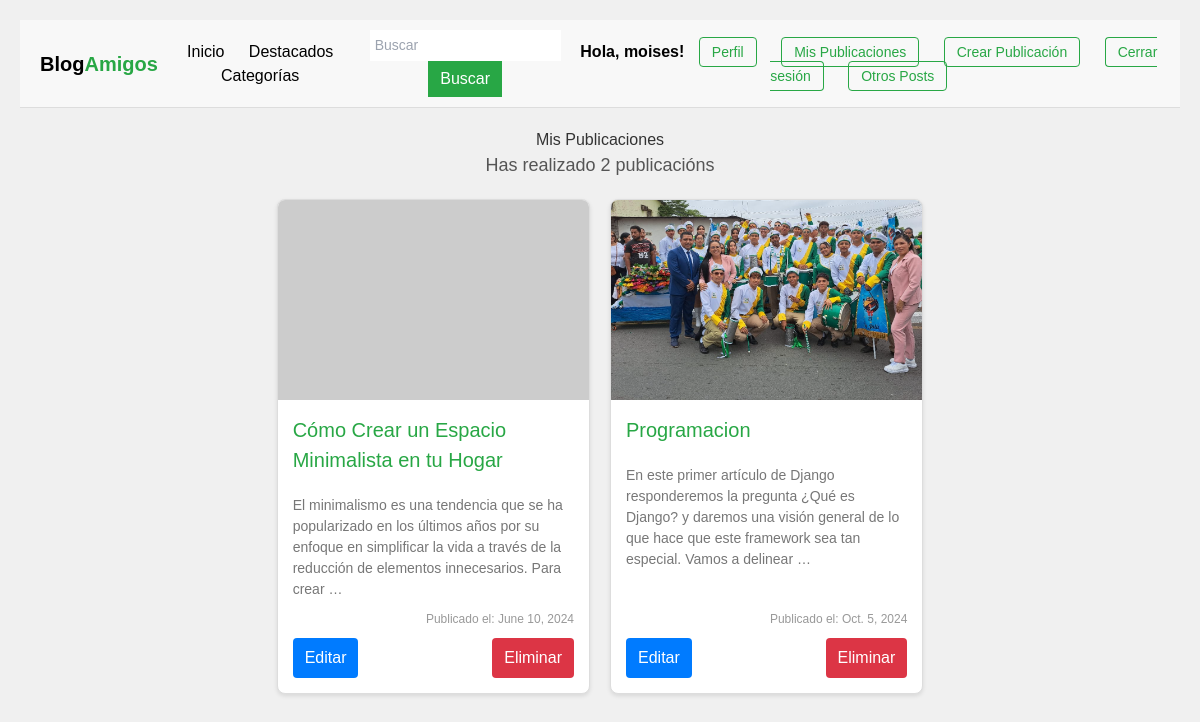
The app's page /users/posts/ (signed in) with its own data.
### user/models.py (models this page shows)
class User(AbstractUser):
    def __str__(self):
        return f'{self.last_name} {self.first_name}'

### blogs/models.py (models this page shows, shortened)
class Post(models.Model):
    title = models.CharField(max_length=200)
    slug = models.SlugField(unique=True)
    overview = models.TextField()
    date_created = models.DateTimeField(auto_now_add=True)
    content = models.TextField()
    author = models.ForeignKey(settings.AUTH_USER_MODEL, on_delete=models.PROTECT)
    categorias = models.ManyToManyField('Category', related_name='posts')
    featured = models.BooleanField(default=False)
    image = models.ImageField(blank=True, null=True)
    pub_date = models.DateTimeField(default=timezone.now)
    def get_absolute_url(self):
        return reverse("blogs:post", kwargs={"slug": self.slug})
    class Meta:
        ordering = ['-date_created']

### user/views.py (the view)
# urls.py: path('posts/', views.user_posts, name='user_posts'),
@login_required
def user_posts(request):
    posts = Post.objects.filter(author=request.user)  # Filtrar publicaciones del usuario
    return render(request, 'users/user_posts.html', {'posts': posts})

### blogs/context_processors.py (called while the page is built)
def categories_processor(request):
    categories = Category.objects.all()
    return {
        'categories': categories
    }

### user/templates/users/user_posts.html (shortened to what this page needs)
<!DOCTYPE html>
<html lang="es">
  <head>
  </head>
  <body>
    {% include "blogs/navbar.html" %}
    <h1>Mis Publicaciones</h1>
    <p class="post-count">
      Has realizado {{ posts|length }} publicación{{ posts|length|pluralize }}
    </p>
    <div class="posts-container">
      {% for post in posts %}
      <div class="post-card">
        {% if post.image %}
        <img
          src="{{ post.image.url }}"
          alt="{{ post.title }}"
          class="post-image"
        />
        {% else %}
        <img
          src="https://via.placeholder.com/400x200?text=Sin+Imagen"
          alt="Sin imagen"
          class="post-image"
        />
        {% endif %}
        <div class="post-content">
          <a href="{{ post.get_absolute_url }}" class="post-title"
            >{{ post.title }}</a
          >
          <p class="post-excerpt">{{ post.content|truncatewords:30 }}</p>
          <p class="post-date">Publicado el: {{ post.pub_date.date }}</p>
          <div class="action-buttons">
            <a href="{% url 'blogs:edit_post' post.slug %}" class="edit-button"
              >Editar</a
            >
            <a
              href="{% url 'blogs:delete_post' post.slug %}"
              class="delete-button"
              >Eliminar</a
            >
          </div>
        </div>
      </div>
      {% empty %}
      <div class="no-posts">No tienes publicaciones.</div>
      {% endfor %}
    </div>
  </body>
</html>

### blogs/templates/blogs/navbar.html (shortened to what this page needs)
{% load static %}
<!DOCTYPE html>
<html lang="es">
  <head>
    <link rel="stylesheet" href="{% static 'css/navbar.css' %}" />
    <link
      href="https://cdn.jsdelivr.net/npm/tailwindcss@2.2.19/dist/tailwind.min.css"
      rel="stylesheet"
    />
  </head>
  <body>
    <div class="navbar text-black">
      <div class="brand">Blog<span>Amigos</span></div>
      {% if user.is_authenticated %}
      <div class="nav-links">
        <a href="/">Inicio</a>
        <a href="{% url 'blogs:featured' %}">Destacados</a>
        <div class="dropdown">
          <a href="#">Categorías</a>
        </div>
      </div>
      {% endif %} {% if user.is_authenticated %}
      <form class="search-bar" action="{% url 'blogs:search' %}">
        <input name="search" type="text" placeholder="Buscar" />
        <input type="submit" value="Buscar" />
      </form>
      {% endif %}
      <div class="auth-buttons">
        {% if user.is_authenticated %}
        <span class="user-greeting text-black">Hola, {{ user.username }}!</span>
        <a href="{% url 'users:user_profile' %}">Perfil</a>
        <a href="{% url 'users:user_posts' %}">Mis Publicaciones</a>
        <a href="{% url 'users:create_post' %}">Crear Publicación</a>
        <a href="{% url 'users:logout' %}">Cerrar sesión</a>
        {% if user.is_superuser %}
        <a href="{% url 'blogs:other_posts' %}" class="hover:text-yellow-300"
          >Otros Posts</a
        >
        {% endif %} {% else %}
        <a href="{% url 'users:registration' %}">Registrarse</a>
        <a href="{% url 'users:login' %}">Iniciar sesión</a>
        {% endif %}
      </div>
    </div>
  </body>
</html>

### static/css/navbar.css (style rules this page uses)
body { font-family: Arial, sans-serif; }
.navbar { display: flex; justify-content: space-between; align-items: center; background-color: #f8f8f8; padding: 10px 20px; border-bottom: 1px solid #ddd; }
.navbar a { text-decoration: none; color: black; font-size: 16px; margin: 0 10px; }
.navbar .brand { font-size: 20px; font-weight: bold; }
.navbar .brand span { color: #28a745; }
.navbar input[type="text"] { padding: 5px; font-size: 14px; }
.navbar input[type="submit"] { padding: 6px 12px; background-color: #28a745; color: white; border: none; cursor: pointer; }
.dropdown { position: relative; display: inline-block; }
.auth-buttons a { padding: 6px 12px; border: 1px solid #28a745; color: #28a745; border-radius: 4px; margin-left: 10px; text-decoration: none; font-size: 14px; transition: background-color 0.3s, color 0.3s; }
.user-greeting { margin-left: 10px; font-weight: bold; }

### user/templates/users/user_posts.html (style rules this page uses)
* { margin: 0; padding: 0; box-sizing: border-box; font-family: Arial, sans-serif; }
body { background-color: #f0f0f0; display: flex; flex-direction: column; align-items: center; min-height: 100vh; padding: 20px; }
.navbar { width: 100%; background-color: #28a745; padding: 15px 0; text-align: center; color: white; margin-bottom: 20px; }
h1 { font-size: 28px; margin-bottom: 10px; color: #333; text-align: center; }
.post-count { font-size: 18px; color: #555; margin-bottom: 20px; text-align: center; }
.posts-container { width: 100%; max-width: 1000px; display: flex; flex-wrap: wrap; gap: 20px; justify-content: center; }
.post-card { background-color: #fff; border: 1px solid #ddd; border-radius: 8px; box-shadow: 0 2px 4px rgba(0, 0, 0, 0.1); width: calc(33.333% - 20px); display: flex; flex-direction: column; overflow: hidden; transition: transform 0.2s, box-shadow 0.2s; }
.post-image { width: 100%; height: 200px; object-fit: cover; }
.post-content { padding: 15px; flex-grow: 1; display: flex; flex-direction: column; }
.post-title { font-size: 20px; margin-bottom: 10px; color: #28a745; text-decoration: none; }
.post-excerpt { font-size: 14px; color: #777; flex-grow: 1; }
.post-date { font-size: 12px; color: #999; margin-top: 10px; text-align: right; }
.action-buttons { margin-top: 10px; display: flex; justify-content: space-between; }
.edit-button, .delete-button { background-color: #007bff; color: white; border: none; border-radius: 4px; padding: 8px 12px; text-decoration: none; cursor: pointer; transition: background-color 0.3s; }
.delete-button { background-color: #dc3545; }

### records on screen
User: username "moises"
Post: title "Cómo Crear un Espacio Minimalista en tu Hogar", content "El minimalismo es una tendencia que se ha popularizado en los últimos años por su enfoque en simplificar la vida a través de la reducción de elementos innecesarios. Para crear …", pub_date "June 10, 2024"
Post: image (picture), title "Programacion", content "En este primer artículo de Django responderemos la pregunta ¿Qué es Django? y daremos una visión general de lo que hace que este framework sea tan especial. Vamos a delinear …", pub_date "Oct. 5, 2024"

### other values on screen
{{ posts|length }} "2"
